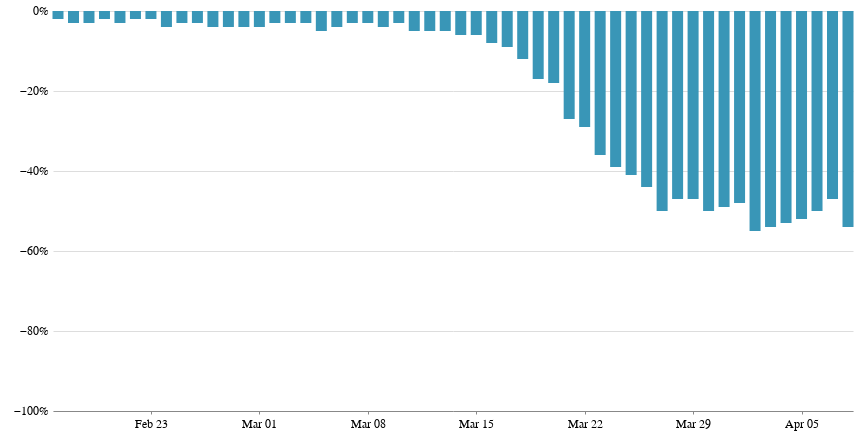

Notebook cell for this chart:
### Markdown cell above
### LAX: Share of scheduled flights that didn't depart

### Code cell
lax_chart = alt.Chart(lax).mark_bar(size=11,color='#3996b7').encode(
    x=alt.X('date:T', title='', axis=alt.Axis(grid=False,tickCount=6, format='%b %d')),
    y=alt.Y('pct_diff:Q', title='', axis=alt.Axis(tickCount=5, offset=3,\
                            format='%', tickSize=0,domainOpacity=0), scale=alt.Scale(domain=(-1, 0)))
).properties(width=800, height=400,
    title=''
)

lax_chart.configure_view(strokeOpacity=0)

### Figure 1 — Vega-Lite specification as saved in the notebook (floating-point values rounded to 4 significant figures)
{"config": {"view": {"width": 800, "height": 450, "strokeOpacity": 0}, "background": "#ffffff", "title": {"anchor": "start", "font": "Benton Gothic Bold, sans", "fontColor": "#000000", "fontSize": 22, "fontWeight": "normal"}, "arc": {"fill": "#82c6df"}, "area": {"fill": "#82c6df"}, "line": {"stroke": "#82c6df", "strokeWidth": 3}, "path": {"stroke": "#82c6df"}, "rect": {"fill": "#82c6df"}, "shape": {"stroke": "#82c6df"}, "bar": {"fill": "#82c6df"}, "point": {"stroke": "#82c6df"}, "symbol": {"fill": "#82c6df", "size": 30}, "axis": {"titleFont": "Benton Gothic Bold, sans", "titleFontSize": 13, "titleFontWeight": "normal", "labelFont": "Benton Gothic, sans", "labelFontSize": 11.5, "labelFontWeight": "normal"}, "axisX": {"labelAngle": 0, "labelPadding": 4, "tickSize": 3}, "axisY": {"labelBaseline": "middle", "maxExtent": 45, "minExtent": 45, "tickSize": 2, "titleAlign": "left", "titleAngle": 0, "titleX": -45, "titleY": -11}, "legend": {"titleFont": "Benton Gothic Bold, sans", "titleFontSize": 13, "titleFontWeight": "normal", "symbolType": "square", "labelFont": "Benton Gothic, sans", "labelFontSize": 11.5}, "range": {"category": ["#3580b1", "#ec8431", "#ab7fb4", "#c89d29", "#adc839", "#829eb1"], "diverging": ["#e68a4f", "#f4bb6a", "#f9e39c", "#dadfe2", "#a6b7c6", "#849eae"], "heatmap": ["#fbf2c7", "#f9e39c", "#f8d36e", "#f4bb6a", "#e68a4f", "#d15a40", "#ab4232"], "ordinal": ["#fbf2c7", "#f9e39c", "#f8d36e", "#f4bb6a", "#e68a4f", "#d15a40", "#ab4232"], "ramp": ["#fbf2c7", "#f9e39c", "#f8d36e", "#f4bb6a", "#e68a4f", "#d15a40", "#ab4232"]}}, "data": {"name": "data-39a0691b9987dd214bb222129c29b9fa"}, "mark": {"type": "bar", "color": "#3996b7", "size": 11}, "encoding": {"x": {"type": "temporal", "axis": {"format": "%b %d", "grid": false, "tickCount": 6}, "field": "date", "title": ""}, "y": {"type": "quantitative", "axis": {"domainOpacity": 0, "format": "%", "offset": 3, "tickCount": 5, "tickSize": 0}, "field": "pct_diff", "scale": {"domain": [-1, 0]}, "title": ""}}, "height": 400, "title": "", "width": 800, "$schema": "https://vega.github.io/schema/vega-lite/v4.0.2.json", "datasets": {"data-39a0691b9987dd214bb222129c29b9fa": [{"date": "2/17/20", "airport": "LAX", "scheduled": 894, "departed": 872, "diff": -22, "pct_diff": -0.02}, {"date": "2/18/20", "airport": "LAX", "scheduled": 947, "departed": 915, "diff": -32, "pct_diff": -0.03}, {"date": "2/19/20", "airport": "LAX", "scheduled": 912, "departed": 888, "diff": -24, "pct_diff": -0.03}, {"date": "2/20/20", "airport": "LAX", "scheduled": 925, "departed": 905, "diff": -20, "pct_diff": -0.02}, {"date": "2/21/20", "airport": "LAX", "scheduled": 936, "departed": 911, "diff": -25, "pct_diff": -0.03}, {"date": "2/22/20", "airport": "LAX", "scheduled": 877, "departed": 862, "diff": -15, "pct_diff": -0.02}, {"date": "2/23/20", "airport": "LAX", "scheduled": 829, "departed": 812, "diff": -17, "pct_diff": -0.02}, {"date": "2/24/20", "airport": "LAX", "scheduled": 927, "departed": 894, "diff": -33, "pct_diff": -0.04}, {"date": "2/25/20", "airport": "LAX", "scheduled": 929, "departed": 903, "diff": -26, "pct_diff": -0.03}, {"date": "2/26/20", "airport": "LAX", "scheduled": 930, "departed": 898, "diff": -32, "pct_diff": -0.03}, {"date": "2/27/20", "airport": "LAX", "scheduled": 959, "departed": 923, "diff": -36, "pct_diff": -0.04}, {"date": "2/28/20", "airport": "LAX", "scheduled": 960, "departed": 922, "diff": -38, "pct_diff": -0.04}, {"date": "2/29/20", "airport": "LAX", "scheduled": 904, "departed": 870, "diff": -34, "pct_diff": -0.04}, {"date": "3/1/20", "airport": "LAX", "scheduled": 860, "departed": 828, "diff": -32, "pct_diff": -0.04}, {"date": "3/2/20", "airport": "LAX", "scheduled": 924, "departed": 892, "diff": -32, "pct_diff": -0.03}, {"date": "3/3/20", "airport": "LAX", "scheduled": 916, "departed": 891, "diff": -25, "pct_diff": -0.03}, {"date": "3/4/20", "airport": "LAX", "scheduled": 932, "departed": 901, "diff": -31, "pct_diff": -0.03}, {"date": "3/5/20", "airport": "LAX", "scheduled": 974, "departed": 925, "diff": -49, "pct_diff": -0.05}, {"date": "3/6/20", "airport": "LAX", "scheduled": 956, "departed": 919, "diff": -37, "pct_diff": -0.04}, {"date": "3/7/20", "airport": "LAX", "scheduled": 895, "departed": 868, "diff": -27, "pct_diff": -0.03}, {"date": "3/8/20", "airport": "LAX", "scheduled": 913, "departed": 882, "diff": -31, "pct_diff": -0.03}, {"date": "3/9/20", "airport": "LAX", "scheduled": 925, "departed": 885, "diff": -40, "pct_diff": -0.04}, {"date": "3/10/20", "airport": "LAX", "scheduled": 926, "departed": 894, "diff": -32, "pct_diff": -0.03}, {"date": "3/11/20", "airport": "LAX", "scheduled": 941, "departed": 895, "diff": -46, "pct_diff": -0.05}, {"date": "3/12/20", "airport": "LAX", "scheduled": 958, "departed": 913, "diff": -45, "pct_diff": -0.05}, {"date": "3/13/20", "airport": "LAX", "scheduled": 982, "departed": 937, "diff": -45, "pct_diff": -0.05}, {"date": "3/14/20", "airport": "LAX", "scheduled": 930, "departed": 875, "diff": -55, "pct_diff": -0.06}, {"date": "3/15/20", "airport": "LAX", "scheduled": 897, "departed": 839, "diff": -58, "pct_diff": -0.06}, {"date": "3/16/20", "airport": "LAX", "scheduled": 959, "departed": 886, "diff": -73, "pct_diff": -0.08}, {"date": "3/17/20", "airport": "LAX", "scheduled": 949, "departed": 866, "diff": -83, "pct_diff": -0.09}, {"date": "3/18/20", "airport": "LAX", "scheduled": 924, "departed": 811, "diff": -113, "pct_diff": -0.12}, {"date": "3/19/20", "airport": "LAX", "scheduled": 970, "departed": 808, "diff": -162, "pct_diff": -0.17}, {"date": "3/20/20", "airport": "LAX", "scheduled": 955, "departed": 781, "diff": -174, "pct_diff": -0.18}, {"date": "3/21/20", "airport": "LAX", "scheduled": 923, "departed": 672, "diff": -251, "pct_diff": -0.27}, {"date": "3/22/20", "airport": "LAX", "scheduled": 873, "departed": 620, "diff": -253, "pct_diff": -0.29}, {"date": "3/23/20", "airport": "LAX", "scheduled": 919, "departed": 589, "diff": -330, "pct_diff": -0.36}, {"date": "3/24/20", "airport": "LAX", "scheduled": 923, "departed": 565, "diff": -358, "pct_diff": -0.39}, {"date": "3/25/20", "airport": "LAX", "scheduled": 911, "departed": 539, "diff": -372, "pct_diff": -0.41}, {"date": "3/26/20", "airport": "LAX", "scheduled": 924, "departed": 520, "diff": -404, "pct_diff": -0.44}, {"date": "3/27/20", "airport": "LAX", "scheduled": 923, "departed": 461, "diff": -462, "pct_diff": -0.5}, {"date": "3/28/20", "airport": "LAX", "scheduled": 885, "departed": 470, "diff": -415, "pct_diff": -0.47}, {"date": "3/29/20", "airport": "LAX", "scheduled": 851, "departed": 451, "diff": -400, "pct_diff": -0.47}, {"date": "3/30/20", "airport": "LAX", "scheduled": 866, "departed": 431, "diff": -435, "pct_diff": -0.5}, {"date": "3/31/20", "airport": "LAX", "scheduled": 864, "departed": 441, "diff": -423, "pct_diff": -0.49}, {"date": "4/1/20", "airport": "LAX", "scheduled": 809, "departed": 422, "diff": -387, "pct_diff": -0.48}, {"date": "4/2/20", "airport": "LAX", "scheduled": 814, "departed": 368, "diff": -446, "pct_diff": -0.55}, {"date": "4/3/20", "airport": "LAX", "scheduled": 762, "departed": 348, "diff": -414, "pct_diff": -0.54}, {"date": "4/4/20", "airport": "LAX", "scheduled": 729, "departed": 340, "diff": -389, "pct_diff": -0.53}, {"date": "4/5/20", "airport": "LAX", "scheduled": 704, "departed": 339, "diff": -365, "pct_diff": -0.52}, {"date": "4/6/20", "airport": "LAX", "scheduled": 644, "departed": 324, "diff": -320, "pct_diff": -0.5}, {"date": "4/7/20", "airport": "LAX", "scheduled": 592, "departed": 314, "diff": -278, "pct_diff": -0.47}, {"date": "4/8/20", "airport": "LAX", "scheduled": 564, "departed": 258, "diff": -306, "pct_diff": -0.54}]}}
